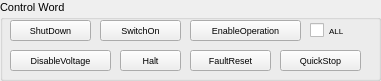
   <widget class="QGroupBox" name="groupBox">
    <property name="geometry">
     <rect>
      <x>0</x>
      <y>370</y>
      <width>381</width>
      <height>81</height>
     </rect>
    </property>
    <property name="font">
     <font>
      <family>Arial</family>
      <pointsize>8</pointsize>
     </font>
    </property>
    <property name="title">
     <string>Control Word</string>
    </property>
    <widget class="QPushButton" name="pushButton_cw_shutDown">
     <property name="geometry">
      <rect>
       <x>10</x>
       <y>20</y>
       <width>81</width>
       <height>21</height>
      </rect>
     </property>
     <property name="font">
      <font>
       <family>Arial</family>
       <pointsize>7</pointsize>
      </font>
     </property>
     <property name="text">
      <string>ShutDown</string>
     </property>
    </widget>
    <widget class="QPushButton" name="pushButton_cw_switchOn">
     <property name="geometry">
      <rect>
       <x>100</x>
       <y>20</y>
       <width>81</width>
       <height>21</height>
      </rect>
     </property>
     <property name="font">
      <font>
       <family>Arial</family>
       <pointsize>7</pointsize>
      </font>
     </property>
     <property name="text">
      <string>SwitchOn</string>
     </property>
    </widget>
    <widget class="QPushButton" name="pushButton_cw_disableVoltage">
     <property name="geometry">
      <rect>
       <x>10</x>
       <y>50</y>
       <width>101</width>
       <height>21</height>
      </rect>
     </property>
     <property name="font">
      <font>
       <family>Arial</family>
       <pointsize>7</pointsize>
      </font>
     </property>
     <property name="text">
      <string>DisableVoltage</string>
     </property>
    </widget>
    <widget class="QPushButton" name="pushButton_cw_faultReset">
     <property name="geometry">
      <rect>
       <x>190</x>
       <y>50</y>
       <width>81</width>
       <height>21</height>
      </rect>
     </property>
     <property name="font">
      <font>
       <family>Arial</family>
       <pointsize>7</pointsize>
      </font>
     </property>
     <property name="text">
      <string>FaultReset</string>
     </property>
    </widget>
    <widget class="QPushButton" name="pushButton_cw_halt">
     <property name="geometry">
      <rect>
       <x>120</x>
       <y>50</y>
       <width>61</width>
       <height>21</height>
      </rect>
     </property>
     <property name="font">
      <font>
       <family>Arial</family>
       <pointsize>7</pointsize>
      </font>
     </property>
     <property name="text">
      <string>Halt</string>
     </property>
    </widget>
    <widget class="QCheckBox" name="checkBox_cw_all">
     <property name="geometry">
      <rect>
       <x>310</x>
       <y>20</y>
       <width>51</width>
       <height>21</height>
      </rect>
     </property>
     <property name="font">
      <font>
       <family>Arial</family>
       <pointsize>6</pointsize>
      </font>
     </property>
     <property name="text">
      <string>ALL</string>
     </property>
    </widget>
    <widget class="QPushButton" name="pushButton_cw_quickStop">
     <property name="geometry">
      <rect>
       <x>280</x>
       <y>50</y>
       <width>81</width>
       <height>21</height>
      </rect>
     </property>
     <property name="font">
      <font>
       <family>Arial</family>
       <pointsize>7</pointsize>
      </font>
     </property>
     <property name="text">
      <string>QuickStop</string>
     </property>
    </widget>
    <widget class="QPushButton" name="pushButton_cw_enableOperation">
     <property name="geometry">
      <rect>
       <x>190</x>
       <y>20</y>
       <width>111</width>
       <height>21</height>
      </rect>
     </property>
     <property name="font">
      <font>
       <family>Arial</family>
       <pointsize>7</pointsize>
      </font>
     </property>
     <property name="text">
      <string>EnableOperation</string>
     </property>
    </widget>
   </widget>
